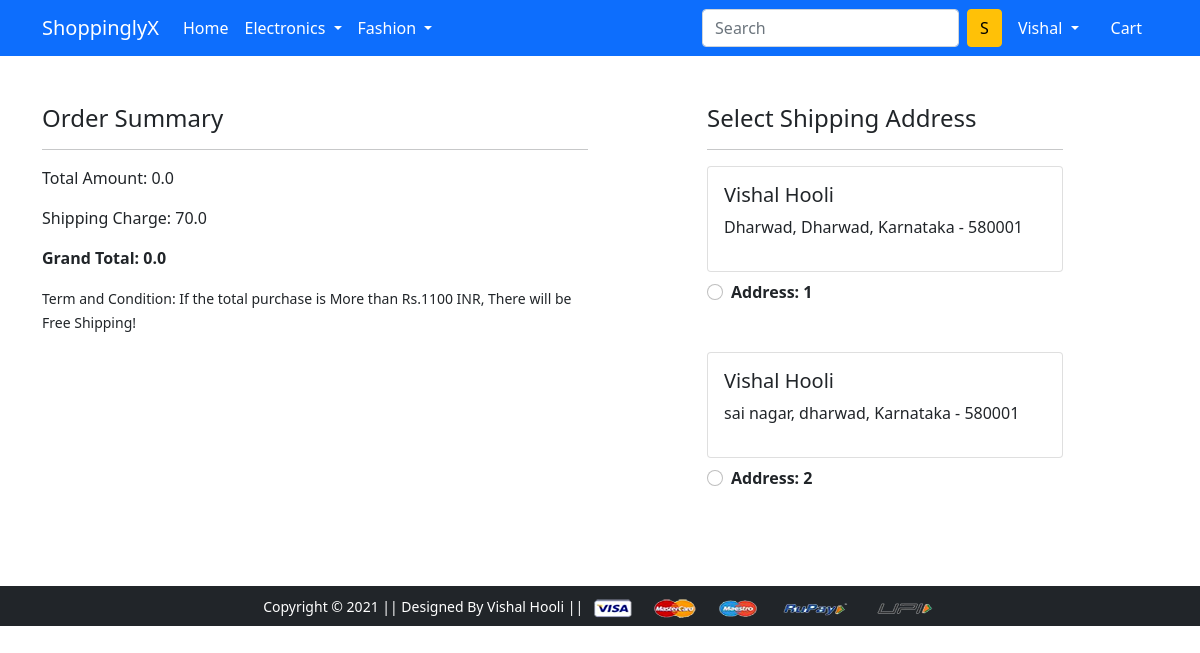
The page /checkout/ (signed in) on the database its author committed.
### app/models.py (models this page shows, shortened)
class Customer(models.Model):
    user = models.ForeignKey(User, on_delete=models.CASCADE)
    name = models.CharField(max_length=200)
    locality = models.CharField(max_length=200)
    city = models.CharField(max_length=50)
    zipcode = models.IntegerField()
    state = models.CharField(choices=STATE_CHOICES, max_length=50)

### app/views.py (the view, shortened to what this page needs)
# urls.py: path('checkout/', views.checkout, name='checkout'),
@login_required
def checkout(request):
    user = request.user
    add = Customer.objects.filter(user=user)
    cart_items = Cart.objects.filter(user=user)
    amt = 0.0
    shipping_amt = 70.0
    total_amt = 0.0
    user = request.user
    cart_product = [p for p in Cart.objects.all() if p.user == user]
    return render(request, 'app/checkout.html', {'add':add, 'total_amt':total_amt, 'cart_items':cart_items, 'amt':amt, 'shipping_amt':shipping_amt})

### app/templates/app/checkout.html (shortened to what this page needs)
{% extends 'app/base.html' %}
{% load static %}
{% block main-content %}
<div class="container">
 <div class="row mt-5">
  <div class="col-sm-6">
    <h4>Order Summary</h4>
    <hr>
      {% if amt < 1100 %}
      <p>Total Amount: {{amt}}</p>
      <p>Shipping Charge: {{shipping_amt}}</p>
      <p class="fw-bold">Grand Total: {{total_amt}}</p>
      {% else %}
      <p>Total Amount: {{total_amt}}</p>
      <p>Shipping Charge: <span class="text-decoration-line-through">{{shipping_amt}}</span></p>
      <p class="fw-bold">Grand Total: {{total_amt}}</p>
      {% endif %}
    <small>Term and Condition: If the total purchase is More than Rs.1100 INR, There will be Free Shipping! </small>
  </div>
  <div class="col-sm-4 offset-sm-1">
    <h4>Select Shipping Address</h4>
    <hr>
    <form action="/paymentdone" id="myform">
      {% for ad in add %}
      <div class="card">
        <div class="card-body">
        <h5>{{ad.name}}</h5>
        <p>{{ad.locality}}, {{ad.city}}, {{ad.state}} - {{ad.zipcode}}</p>
        </div>
      </div>
        <div class="form-check mt-2 mb-5">
          <input class="form-check-input" type="radio" name="custid" id="custadd{{forloop.counter}}" value="{{ad.id}}">
          <label class="form-check-label fw-bold" for="custadd{{forloop.counter}}">
            Address: {{forloop.counter}} </label>
        </div>
        {% endfor %}
      </form>
    </div>
  </div>
</div>
{% endblock main-content %}

### app/templates/app/base.html (shortened to what this page needs)
<!doctype html>
{% load static %}
<html lang="en">
  <head>
    <link href="https://cdn.jsdelivr.net/npm/bootstrap@5.0.0-beta1/dist/css/bootstrap.min.css" rel="stylesheet">
    <link rel="stylesheet" href="{% static 'app/css/owl.carousel.min.css' %}">
    <link rel="stylesheet" href="{% static 'app/css/all.min.css' %}">
    <link rel="stylesheet" href="{% static 'app/css/style.css' %}">
  </head>
  <body>
    <nav class="navbar navbar-expand-lg navbar-dark bg-primary">
     <div class="container">
       <a class="navbar-brand" href="/">ShoppinglyX</a>
       <div class="collapse navbar-collapse" id="navbarSupportedContent">
         <ul class="navbar-nav me-auto mb-2 mb-lg-0">
           <li class="nav-item">
             <a class="nav-link active" aria-current="page" href="/">Home</a>
           </li>
           <li class="nav-item dropdown">
             <a class="nav-link dropdown-toggle text-white" href="#" id="electronicsDropdown" role="button" data-bs-toggle="dropdown" aria-expanded="false">
               Electronics
             </a>
           </li>
           <li class="nav-item dropdown">
             <a class="nav-link dropdown-toggle text-white" href="#" id="fashionDropdown" role="button" data-bs-toggle="dropdown" aria-expanded="false">
               Fashion
             </a>
           </li>
         </ul>
         <form class="d-flex">
           <input class="form-control me-2" type="search" placeholder="Search" aria-label="Search">
           <button class="btn btn-warning" type="submit">S</button>
         </form>
         <div>
          <ul class="navbar-nav me-auto mb-2 mb-lg-0">
            {% if request.user.is_authenticated %}
           <li class="nav-item dropdown mx-2">
              <a class="nav-link dropdown-toggle text-white" href="#" id="profileDropdown" role="button" data-bs-toggle="dropdown" aria-expanded="false">
                <span class="text-capitalize">{{request.user}}</span>
              </a>
            </li>
            <li class="nav-item mx-2">
             <a href="{% url 'showcart' %}" class="nav-link text-white"> Cart </a>
            </li>
            {% endif %}
          </ul>
         </div>
       </div>
     </div>
    </nav>
    {% block main-content %} {% endblock main-content %}
    <footer class="container-fluid bg-dark text-center p-2 mt-5">
        <small class="text-white">Copyright &copy; 2021 || Designed By Vishal Hooli || </small>
        <img src="{% static 'app/images/payment.png' %}" alt="" srcset="" class="img-fluid" height="2px">
    </footer>
  </body>
</html>

### rows shown on the page
Customer: name "Vishal Hooli", locality "Dharwad", city "Dharwad", state "Karnataka", zipcode "580001"
Customer: name "Vishal Hooli", locality "sai nagar", city "dharwad", state "Karnataka", zipcode "580001"

### other values the page prints
{{ request.user }} "Vishal"
{{ amt }} "0.0"
{{ shipping_amt }} "70.0"
{{ total_amt }} "0.0"
